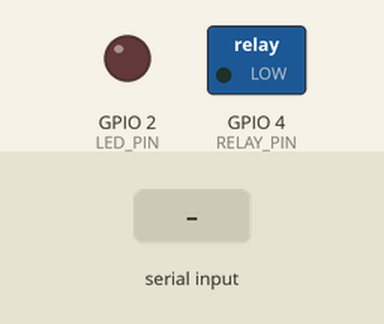
A sketch run on a simulated ESP32. On the bench: switched loads named in the sketch (green lamp = pin HIGH), output pins drawn as LEDs (lit = HIGH). Inputs (shaded band) come from the test bench. WiFi joins after 1.5 s; servers stay silent unless stated; what the sketch prints to the serial monitor is not drawn.

Above: at 2.7 s.
2.8 s: "open\n" received over Serial
At 4.3 s:
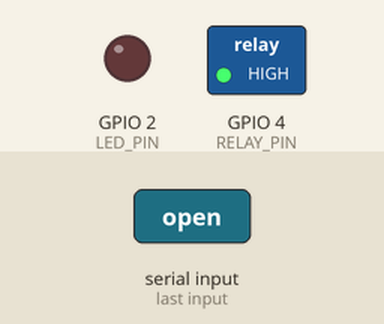
At 5.0 s:
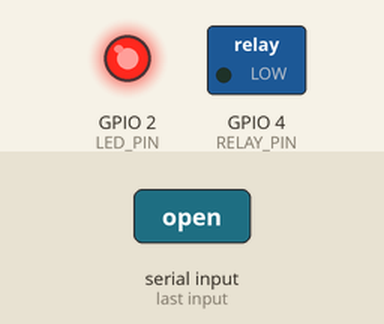
5.9 s: "close\n" received over Serial
At 7.1 s:
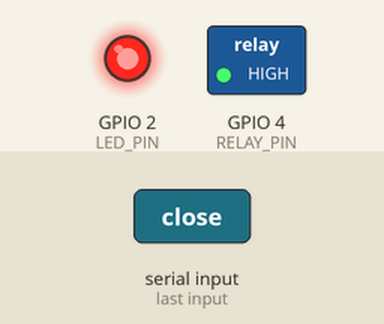
Timing chart, 0 to 8.9 s (numbered marks = the images above; inputs shaded):
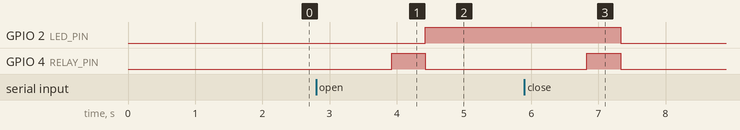

The sketch:

garage_bridge.ino
```cpp
// GarageGo door bridge for an ESP32 (Wokwi simulation or a real DevKitC).
// Wokwi: paste this file into sketch.ino and diagram.json (same folder) into the diagram.json tab, then press play.
// Speaks the same contract as server/fake-device.js:
//   every POLL_MS:  GET  /api/device/commands  (header X-Device-Key) -> {} or { command_id, action: "open" | "close" }
//   on a command:   click the relay (= press the opener's wall button), set the LED, then
//                   POST /api/device/ack  { command_id, status: "opened" | "error" }  ("opened" = carried out)
// The phone never talks to this board. The server only queues a command for a renter
// with a paid booking that covers right now, so this sketch has no auth logic of its own.
//
// Demo: the LED (GPIO 2) is the door. On after "open", off after "close".
// Real door later: relay module IN -> GPIO 4, relay COM/NO -> the opener's wall-button terminals.
// Board: "ESP32 Dev Module". No extra libraries needed.
#include <WiFi.h>
#include <WiFiClientSecure.h>
#include <HTTPClient.h>

// ---------- change these ----------
// Wokwi simulation: "Wokwi-GUEST" with no password. Real board: your 2.4 GHz Wi-Fi.
const char* WIFI_SSID = "Wokwi-GUEST";
const char* WIFI_PASSWORD = "";
// Wokwi simulation: the https://....trycloudflare.com address that
// `cloudflared tunnel --url http://localhost:3000` prints (no slash at the end). It changes on every restart.
// Real board on the same Wi-Fi as the server PC: http://<server PC IP>:3000
const char* SERVER_URL = "https://CHANGE-ME.trycloudflare.com";
// From the host screen ("Pair a device"). Seed garages: dev-door-lagera-1, dev-door-krasno-2
const char* DEVICE_KEY = "dev-door-lagera-1";
// ----------------------------------

const int RELAY_PIN = 4;
const int LED_PIN = 2;
// Most cheap blue relay modules switch on LOW. If yours clicks at boot and not on Open, flip this.
const bool RELAY_ACTIVE_HIGH = true;

const unsigned long POLL_MS = 300;         // the server drops a command after 20 s, so this is plenty
const unsigned long RELAY_PULSE_MS = 500;  // how long the "button" is held
const int ACK_TRIES = 3;

// One connection kept open between requests: a new TLS handshake per poll takes seconds
WiFiClient plainClient;
WiFiClientSecure tlsClient;
HTTPClient http;
const bool useTls = strncmp(SERVER_URL, "https", 5) == 0;
unsigned long lastPoll = 0;

void setRelay(bool on) {
  digitalWrite(RELAY_PIN, on == RELAY_ACTIVE_HIGH ? HIGH : LOW);
}

// One button press on the opener, then the LED shows the door's new state
void triggerDoor(bool open) {
  Serial.println(open ? "[DOOR] OPEN  -> LED on" : "[DOOR] CLOSE -> LED off");
  setRelay(true);
  delay(RELAY_PULSE_MS);
  setRelay(false);
  digitalWrite(LED_PIN, open ? HIGH : LOW);
}

void beginRequest(const char* path) {
  String url = String(SERVER_URL) + path;
  if (useTls) http.begin(tlsClient, url);
  else http.begin(plainClient, url);
  http.addHeader("X-Device-Key", DEVICE_KEY);
}

// Pulls "value" out of {"key":"value"} without a JSON library. Empty if missing.
String jsonString(const String& body, const char* key) {
  String needle = String("\"") + key + "\":\"";
  int start = body.indexOf(needle);
  if (start < 0) return "";
  start += needle.length();
  int end = body.indexOf('"', start);
  return end < 0 ? "" : body.substring(start, end);
}

void connectWifi() {
  if (WiFi.status() == WL_CONNECTED) return;
  Serial.printf("[WiFi] connecting to %s", WIFI_SSID);
  WiFi.mode(WIFI_STA);
  WiFi.begin(WIFI_SSID, WIFI_PASSWORD);
  unsigned long started = millis();
  while (WiFi.status() != WL_CONNECTED && millis() - started < 15000) {
    delay(250);
    Serial.print(".");
  }
  if (WiFi.status() == WL_CONNECTED) {
    Serial.printf("\n[WiFi] online, IP %s\n", WiFi.localIP().toString().c_str());
  } else {
    Serial.println("\n[WiFi] failed, retrying");
  }
}

// Tells the server what happened, so the app shows "Opened" / "Closed" (or the error)
void ack(const String& commandId, bool ok, const char* error) {
  String body = String("{\"command_id\":\"") + commandId + "\",\"status\":\"" + (ok ? "opened" : "error") + "\"";
  if (!ok) body += String(",\"error\":\"") + error + "\"";
  body += "}";

  for (int i = 0; i < ACK_TRIES; i++) {
    beginRequest("/api/device/ack");
    http.addHeader("Content-Type", "application/json");
    int code = http.POST(body);
    if (code > 0) http.getString();  // read the reply so the connection can be reused
    http.end();
    if (code == 200) {
      Serial.printf("[ACK] %s -> 200\n", ok ? "done" : "error");
      return;
    }
    Serial.printf("[ACK] failed (%d), retrying\n", code);
    delay(300);
  }
}

void poll() {
  beginRequest("/api/device/commands");
  int code = http.GET();
  String body = code > 0 ? http.getString() : "";
  http.end();

  if (code == 401) {
    Serial.println("[HTTP] 401: unknown device key. Check DEVICE_KEY against the host screen.");
    delay(5000);
    return;
  }
  if (code != 200) {
    Serial.printf("[HTTP] poll failed (%d). Is the server (and the tunnel) running at %s?\n", code, SERVER_URL);
    delay(1000);
    return;
  }

  String commandId = jsonString(body, "command_id");
  if (commandId.isEmpty()) return;  // {} = nothing to do

  String action = jsonString(body, "action");
  Serial.printf("[CMD] %s (%s)\n", action.c_str(), commandId.c_str());
  if (action == "open" || action == "close") {
    triggerDoor(action == "open");
    ack(commandId, true, nullptr);
  } else {
    ack(commandId, false, "Unknown action");
  }
}

void setup() {
  Serial.begin(115200);
  pinMode(RELAY_PIN, OUTPUT);
  pinMode(LED_PIN, OUTPUT);
  setRelay(false);
  digitalWrite(LED_PIN, LOW);

  tlsClient.setInsecure();  // no certificate check: fine for the demo, not for a real door
  http.setReuse(true);
  http.setTimeout(5000);

  Serial.println("\nGarageGo door bridge");
  Serial.printf("Server %s, key %s\n", SERVER_URL, DEVICE_KEY);
  Serial.println("Type \"open\" or \"close\" in the Serial Monitor to test the LED without the server.");
  connectWifi();
}

void loop() {
  if (Serial.available()) {
    String line = Serial.readStringUntil('\n');
    line.trim();
    if (line == "open" || line == "close") triggerDoor(line == "open");
  }

  if (WiFi.status() != WL_CONNECTED) {
    connectWifi();
    return;
  }

  if (millis() - lastPoll >= POLL_MS) {
    lastPoll = millis();
    poll();
  }
}
```

Measured:
- after the input at 2.8 s, GPIO 2 (LED_PIN): LOW → HIGH after 1.6 s; GPIO 4 (RELAY_PIN): LOW → HIGH after 1.1 s, → LOW 0.50 s later
- after the input at 5.9 s, GPIO 2 (LED_PIN): HIGH → LOW after 1.4 s; GPIO 4 (RELAY_PIN): LOW → HIGH after 0.93 s, → LOW 0.50 s later
